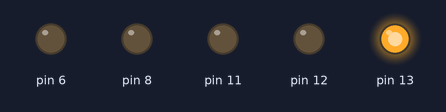
This sketch was run on a simulated Arduino Uno, built with avr-gcc and run on an emulated ATmega328P. Shown: output pins drawn as LEDs (lit = HIGH).

Above: at 0.5 s.
At 2.5 s:
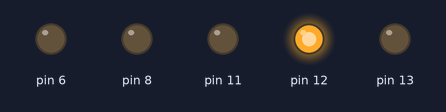
At 4.5 s:
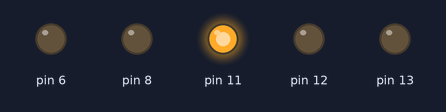
At 6.5 s:
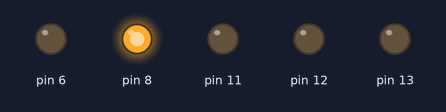
At 8.5 s:
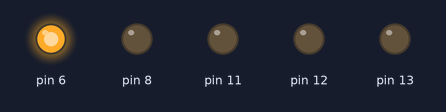
At 11.5 s:
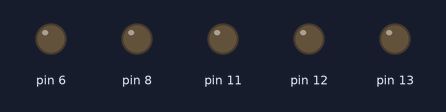
Timing chart, 0 to 13.0 s (numbered marks = the images above):
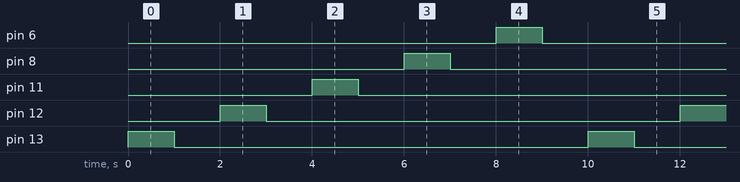

The sketch:

blinking_multiple_led.ino
```cpp
void setup()
{
  pinMode(13,OUTPUT);
  pinMode(12,OUTPUT);
  pinMode(11,OUTPUT);
  pinMode(8,OUTPUT);
  pinMode(6,OUTPUT);
}

void loop()
{
  digitalWrite(13, HIGH);
  delay(1000);
  digitalWrite(13, LOW);
  delay(1000);
  digitalWrite(12, HIGH);
  delay(1000);
  digitalWrite(12, LOW);
  delay(1000);
   digitalWrite(11, HIGH);
  delay(1000);
      digitalWrite(11, LOW);
  delay(1000);
   digitalWrite(8, HIGH);
  delay(1000);

    digitalWrite(8, LOW);
  delay(1000);
   digitalWrite(6, HIGH);
  delay(1000);

    digitalWrite(6, LOW);
  delay(1000);// Wait for 1000 millisecond(s)


}
```

Measured:
- by itself, pin 6, pin 8, pin 11–13: alternates HIGH for 1.0 s and LOW for 9.0 s
- by itself, everything shown: repeats every 10.0 s, in 10 steps
